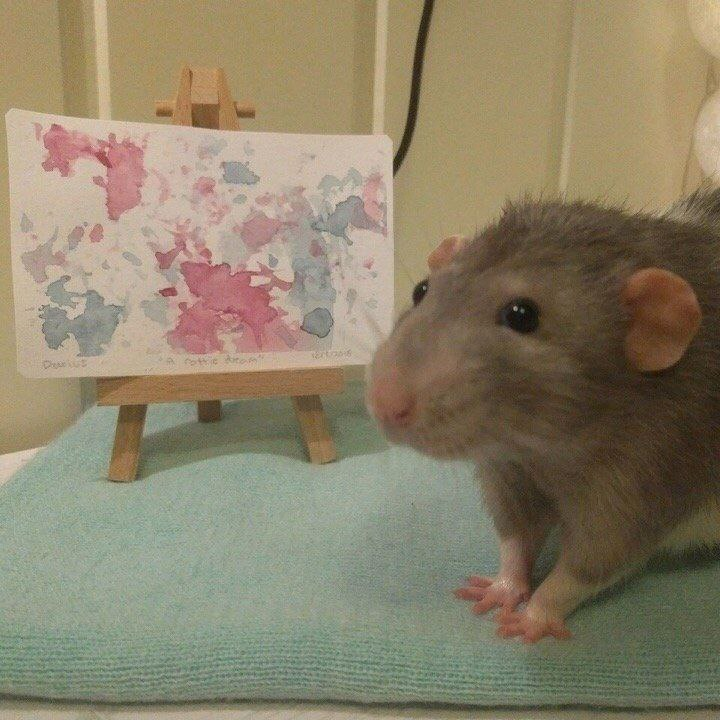
%> input picture lab-3/rat1.jpg, 720 x 720 px
$ octave lab3_contrast_color.m   (GNU Octave 9; MATLAB toolbox functions it lacks are replaced by stand-ins)
%> lines starting %> are read from the running program, lines starting %| are printed output that depends on the picture
rat=imread('rat1.jpg');
%> rat is the input picture: size 720x720x3 uint8; mean R, G, B 139.6, 129.6, 105.5
rat_new=im2double(rat);

rat_red=im2double(rat(:,:,1));
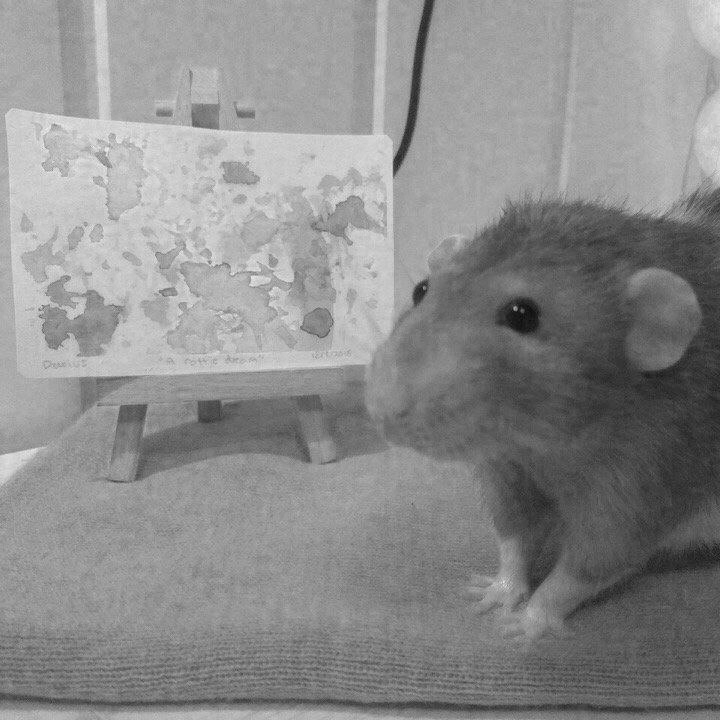
%> rat_red: size 720x720 double; min 0.0314, max 0.973, mean 0.548
rat_red_min=min(rat_red(:));
%> rat_red_min = 0.0314
rat_red_max=max(rat_red(:));
%> rat_red_max = 0.973
limit_red_new_min=0;
limit_red_new_max=1;
rat_red_new=(rat_red-rat_red_min)/(rat_red_max-rat_red_min)*(limit_red_new_max-limit_red_new_min)+limit_red_new_min;
rat_new(:,:,1)=rat_red_new;

rat_green=im2double(rat(:,:,2));
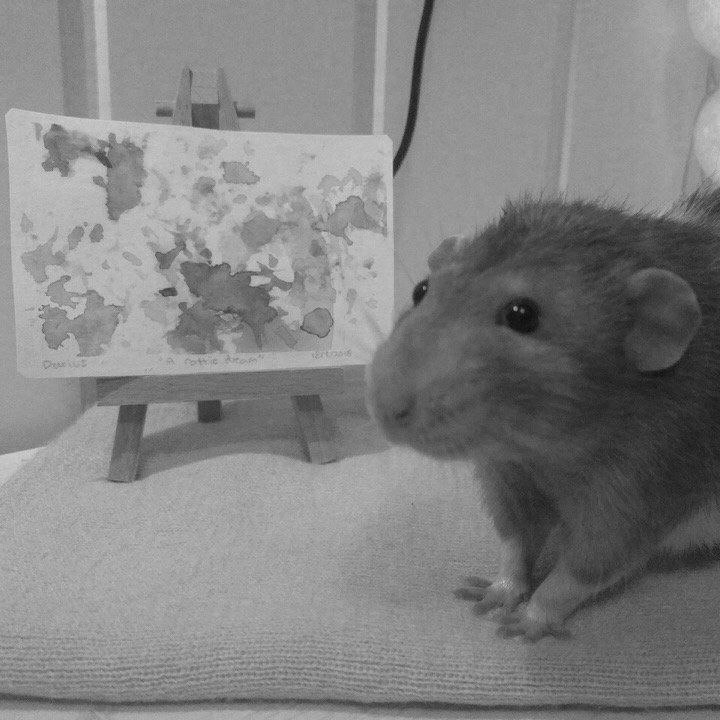
%> rat_green: size 720x720 double; min 0.0118, max 0.843, mean 0.508
rat_green_min=min(rat_green(:));
%> rat_green_min = 0.0118
rat_green_max=max(rat_green(:));
%> rat_green_max = 0.843
limit_green_new_min=0;
limit_green_new_max=1;
rat_green_new=(rat_green-rat_green_min)/(rat_green_max-rat_green_min)*(limit_green_new_max-limit_green_new_min)+limit_green_new_min;
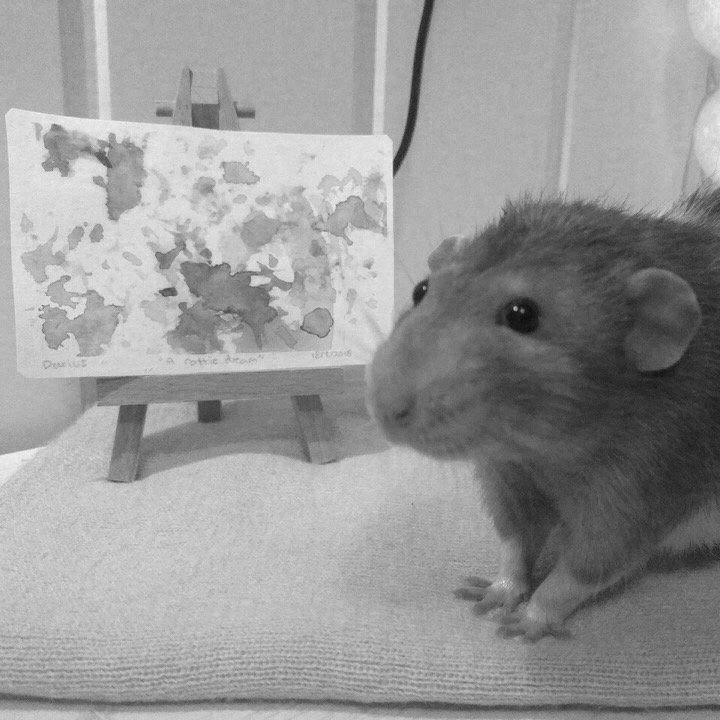
%> rat_green_new: size 720x720 double; min 0, max 1, mean 0.597
rat_new(:,:,2)=rat_green_new;
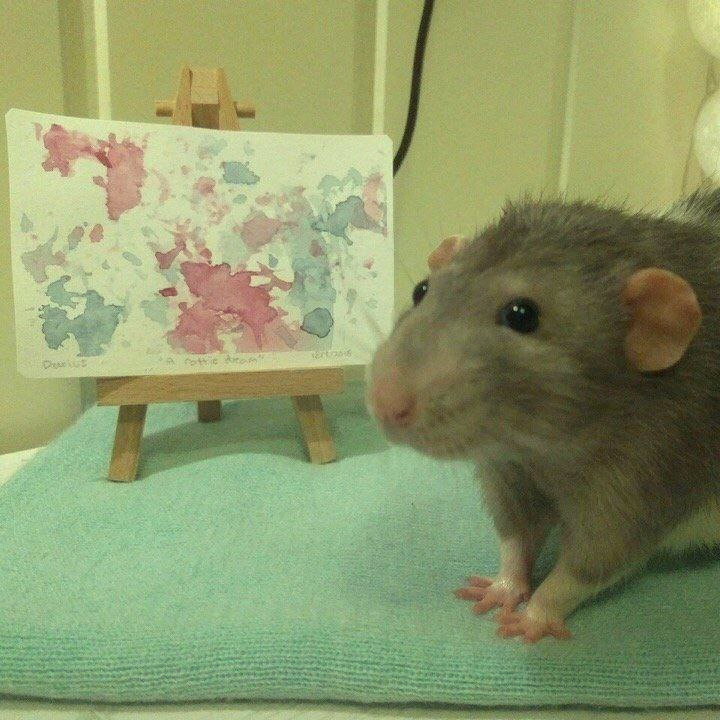
%> rat_new: size 720x720x3 double; mean R, G, B 0.549, 0.597, 0.414

rat_blue=im2double(rat(:,:,3));
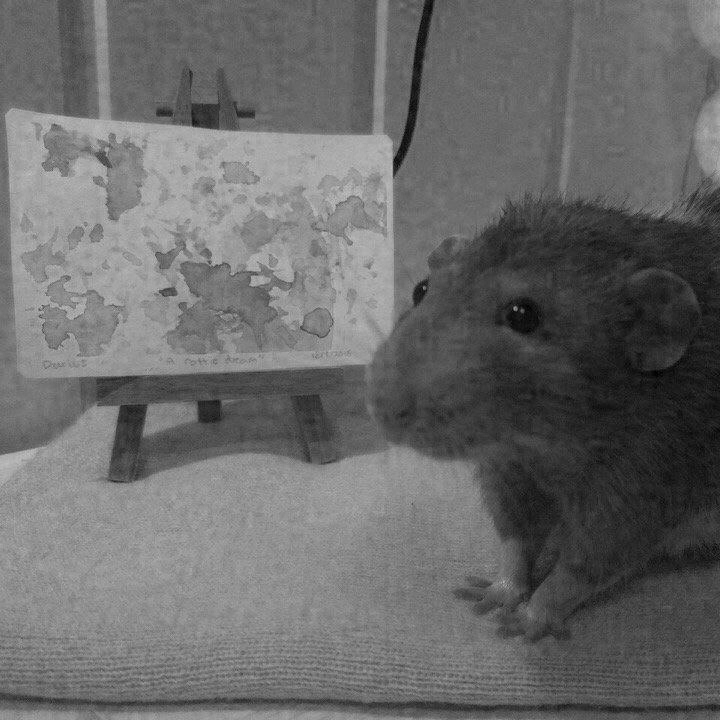
%> rat_blue: size 720x720 double; min 0, max 0.78, mean 0.414
rat_blue_min=min(rat_blue(:));
%> rat_blue_min = 0
rat_blue_max=max(rat_blue(:));
%> rat_blue_max = 0.78
limit_blue_new_min=0;
limit_blue_new_max=1;
rat_blue_new=(rat_blue-rat_blue_min)/(rat_blue_max-rat_blue_min)*(limit_blue_new_max-limit_blue_new_min)+limit_blue_new_min;
rat_new(:,:,3)=rat_blue_new;
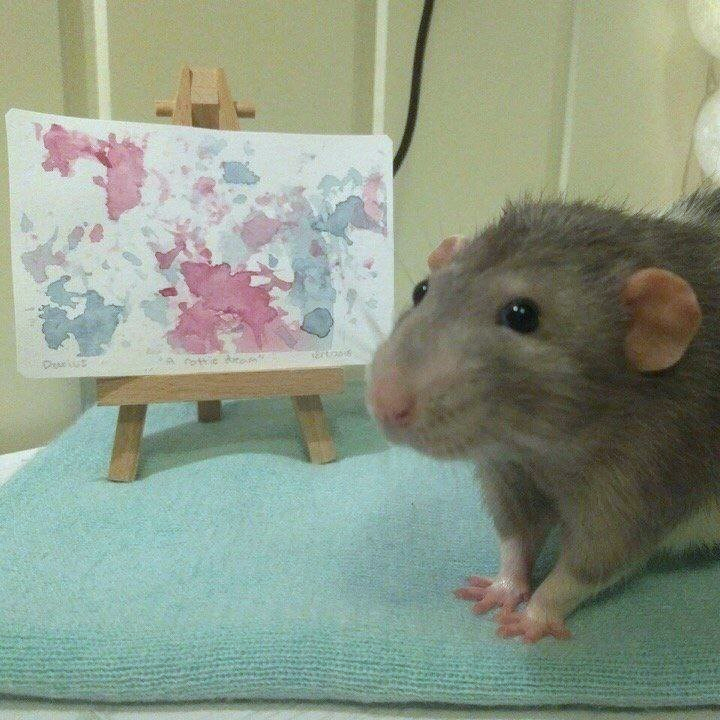
%> rat_new: size 720x720x3 double; mean R, G, B 0.549, 0.597, 0.53

subplot(2, 4, 1);
imshow(rat);
title('original');
subplot(2, 4, 2);
imhist(rat(:,:,1));
title('red');
subplot(2, 4, 3);
imhist(rat(:,:,2));
title('green');
subplot(2, 4, 4);
imhist(rat(:,:,3));
title('blue');

subplot(2, 4, 5);
imshow(rat_new);
title('contrast');
subplot(2, 4, 6);
imhist(rat_new(:,:,1));
title('red');
subplot(2, 4, 7);
imhist(rat_new(:,:,2));
title('green');
subplot(2, 4, 8);
imhist(rat_new(:,:,3));
title('blue');
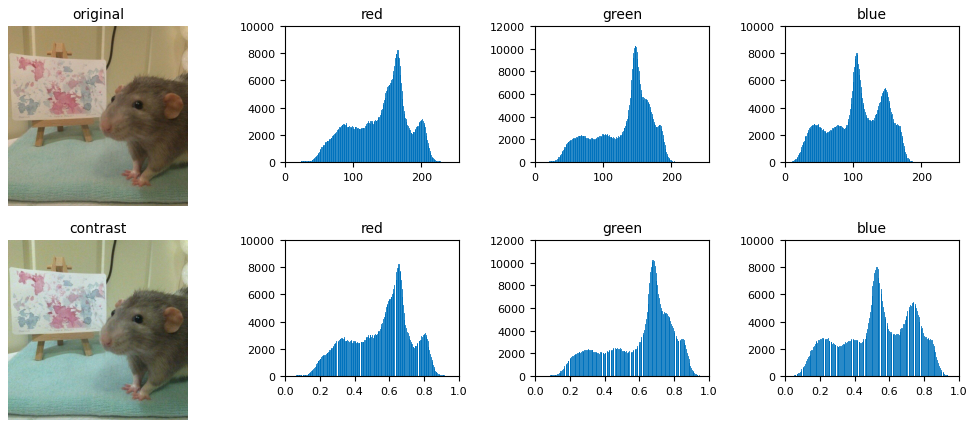
%> figure redrawn from the program's plot data, 8 panels

$ run again, with lab-3/rat2.jpg copied over lab-3/rat1.jpg
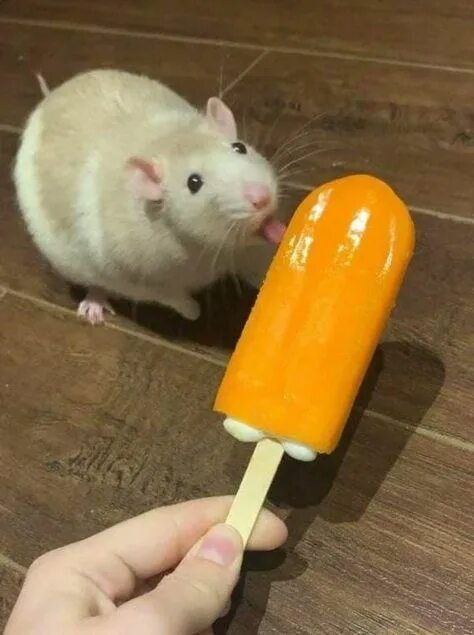
%> input picture lab-3/rat2.jpg, 474 x 635 px
%> rat is the input picture: size 635x474x3 uint8; mean R, G, B 135.2, 108.9, 68.3
%> rat_red_min = 0.0667
%> rat_red_max = 1
%> `rat_green=im2double(rat(:,:,2));`:
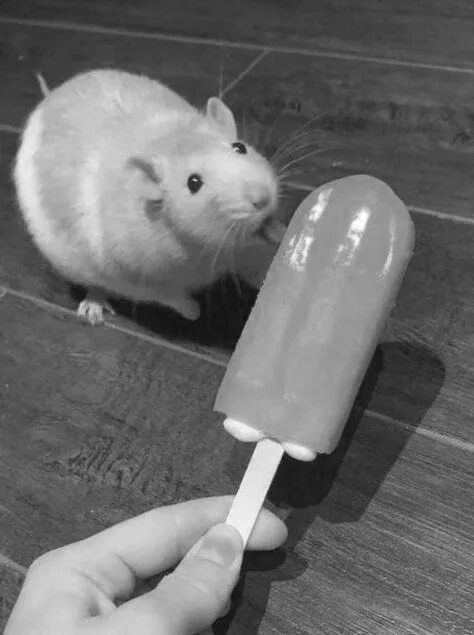
%> rat_green: size 635x474 double; min 0.0392, max 1, mean 0.427
%> rat_green_min = 0.0392
%> rat_green_max = 1
%> `rat_blue=im2double(rat(:,:,3));`:
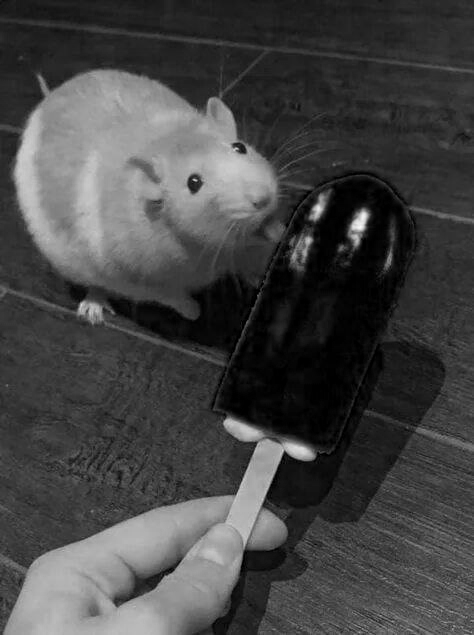
%> rat_blue: size 635x474 double; min 0, max 0.969, mean 0.268
%> rat_blue_min = 0
%> rat_blue_max = 0.969
